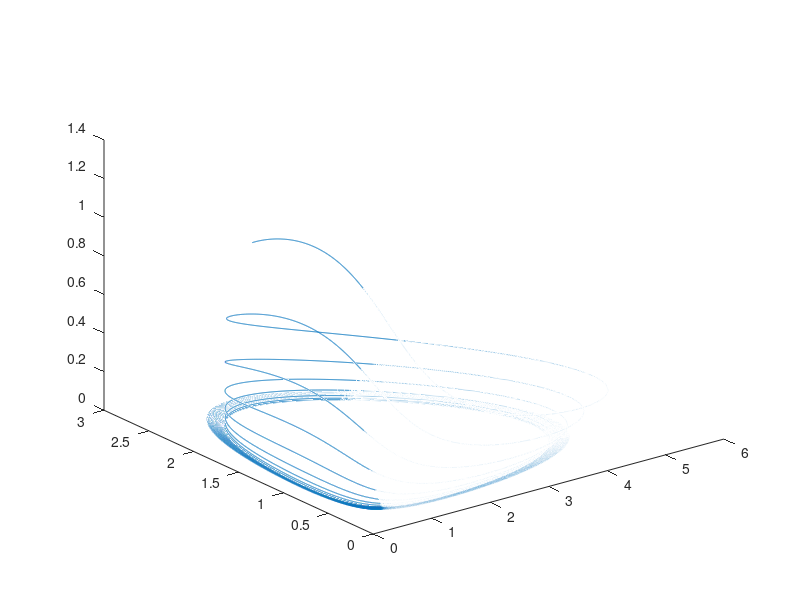

MATLAB code to generate this figure:
clear; clc

% just a line of code to see if I can send stuff to the github rep
timestep = 1e-3;
duration = 300;
initial_x = 1;
initial_y = 2;
initial_z = 1;

% prealloc
time = 0:timestep:duration;
x = zeros(1,length(time)); y = x; z= x;

% parametrization
a = 1; b = 1; c = 0.5; d=0.9; e=0.7; f=0.9; g = 0.8; 

x(1) = initial_x; y(1) = initial_y; z(1) = initial_z;
for i = 2:duration/timestep+1
    i_ = i-1;
    %
    dxdt = a * x(i_) - b * x(i_) * y(i_);
    dydt = c * x(i_) * y(i_) - g * y(i_) - e * y(i_) * z(i_);
    dzdt = -f * z(i_) + g * y(i_) * z(i_);
    %
    x(i) = x(i_) + dxdt * timestep;
    y(i) = y(i_) + dydt * timestep;
    z(i) = z(i_) + dzdt * timestep;
end
figure
plot3(x,y,z)